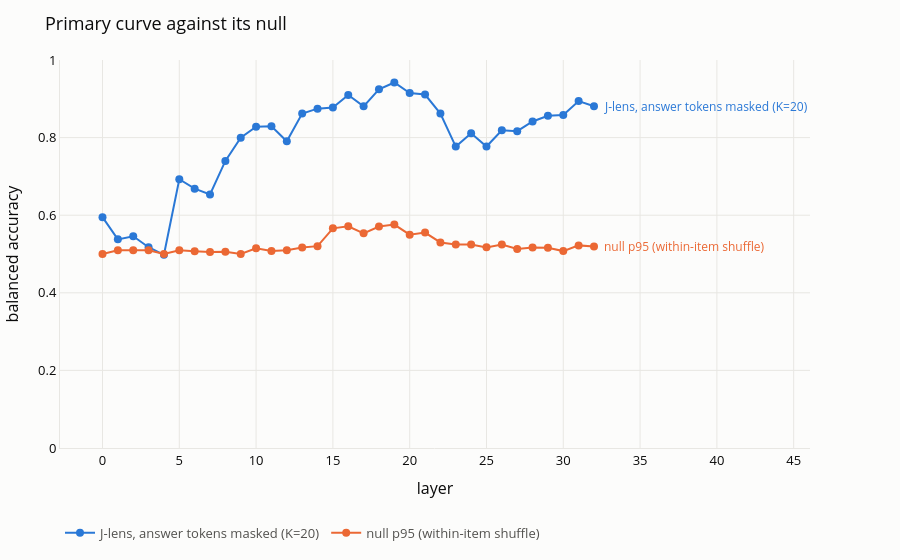

Here is the notebook cell this chart was saved with:
### Code cell
# --- 2c: the null, primary configuration only ------------------------------------
# Labels shuffled within each item's three rows: a lying item keeps one positive
# row, but which condition carries it is random. All NULL_N draws and all 50 folds
# of a layer are one batched fit, so this is seconds per layer on the GPU. NULL_LAYERS
# is a knob in case it is not; everything downstream looks the null up by layer.
import time

NULL_N = 200
NULL_LAYERS = list(LAYERS)
NULL, NULL_P95 = {}, {}
t0 = time.time()
for l in lens_readout._progress(NULL_LAYERS, desc="null (within-item shuffle)"):
    rng = np.random.default_rng(l)
    Ys = np.stack([Y] + [tokenfeat.shuffle_within_items(Y, STORE.item_ids, rng) for _ in range(NULL_N)])
    ids, lp = STORE.at("j", l)
    preds = tokenfeat.cv_predict_many(ids, lp, Ys, GROUPS, K_PRIMARY, BANNED, device=DEVICE)
    NULL[l] = np.array([tokenfeat.balanced_accuracy(p, y) for p, y in zip(preds[1:], Ys[1:])])
    NULL_P95[l] = float(np.percentile(NULL[l], 95))
    # Row 0 is the observed labelling: must reproduce 2b's number for this layer.
    obs = tokenfeat.balanced_accuracy(preds[0], Y)
    assert abs(obs - CV[("j", K_PRIMARY, True)]["balanced"][LAYERS.index(l)]) < 1e-6
print(f"{len(NULL_LAYERS)} layers x {NULL_N} draws in {time.time() - t0:.0f} s")

viz.series_line(
    NULL_LAYERS,
    {"J-lens, answer tokens masked (K=20)": [CV[("j", K_PRIMARY, True)]["balanced"][LAYERS.index(l)]
                                             for l in NULL_LAYERS],
     "null p95 (within-item shuffle)": [NULL_P95[l] for l in NULL_LAYERS]},
    y_range=(0, 1), title="Primary curve against its null",
    xaxis="layer", yaxis="balanced accuracy",
).show()
above = [l for l in NULL_LAYERS if CV[("j", K_PRIMARY, True)]["balanced"][LAYERS.index(l)] > NULL_P95[l]]
print(f"masked J-lens curve above null p95 at {len(above)}/{len(NULL_LAYERS)} layers tested: {above}")
print("Remember what this null cannot rule out: a classifier that only reads the lie\n"
      "instruction in the context clears it at balanced 0.90. See 2d.")

### Figure 1 — Plotly figure (JSON) as saved in the notebook; plotly's stock layout.template omitted (floating-point values rounded to 4 significant figures)
{"data": [{"hovertemplate": "J-lens, answer tokens masked (K=20)<br>layer %{x}<br>%{y:.3f}<extra></extra>", "line": {"color": "#2a78d6", "width": 2}, "marker": {"color": "#2a78d6", "size": 8}, "mode": "lines+markers", "name": "J-lens, answer tokens masked (K=20)", "type": "scatter", "x": [0, 1, 2, 3, 4, 5, 6, 7, 8, 9, 10, 11, 12, 13, 14, 15, 16, 17, 18, 19, 20, 21, 22, 23, 24, 25, 26, 27, 28, 29, 30, 31, 32], "y": [0.595, 0.5377, 0.5458, 0.5175, 0.498, 0.6927, 0.6684, 0.6536, 0.7399, 0.7998, 0.8281, 0.8295, 0.7904, 0.8618, 0.8746, 0.8773, 0.9097, 0.8807, 0.9245, 0.942, 0.9151, 0.911, 0.8618, 0.7769, 0.8113, 0.7769, 0.8187, 0.8167, 0.8416, 0.8564, 0.8585, 0.8942, 0.8807]}, {"hovertemplate": "null p95 (within-item shuffle)<br>layer %{x}<br>%{y:.3f}<extra></extra>", "line": {"color": "#eb6834", "width": 2}, "marker": {"color": "#eb6834", "size": 8}, "mode": "lines+markers", "name": "null p95 (within-item shuffle)", "type": "scatter", "x": [0, 1, 2, 3, 4, 5, 6, 7, 8, 9, 10, 11, 12, 13, 14, 15, 16, 17, 18, 19, 20, 21, 22, 23, 24, 25, 26, 27, 28, 29, 30, 31, 32], "y": [0.5, 0.5094, 0.5094, 0.5094, 0.5, 0.5094, 0.5074, 0.5055, 0.5055, 0.5, 0.5149, 0.5075, 0.5094, 0.5168, 0.5202, 0.5661, 0.5714, 0.5533, 0.5708, 0.5757, 0.5499, 0.5553, 0.5298, 0.5243, 0.5243, 0.5171, 0.5243, 0.5128, 0.5168, 0.5162, 0.5075, 0.5222, 0.5191]}], "layout": {"annotations": [{"font": {"color": "#2a78d6", "size": 12}, "showarrow": false, "text": "J-lens, answer tokens masked (K=20)", "x": 32, "xanchor": "left", "xshift": 8, "y": 0.8807}, {"font": {"color": "#eb6834", "size": 12}, "showarrow": false, "text": "null p95 (within-item shuffle)", "x": 32, "xanchor": "left", "xshift": 8, "y": 0.5191}], "font": {"color": "#0b0b0b", "size": 13}, "legend": {"font": {"color": "#52514e"}, "orientation": "h", "x": 0, "y": -0.18}, "margin": {"b": 50, "l": 60, "r": 90, "t": 60}, "paper_bgcolor": "#fcfcfb", "plot_bgcolor": "#fcfcfb", "title": {"text": "Primary curve against its null"}, "xaxis": {"gridcolor": "#e8e7e3", "linecolor": "#e8e7e3", "title": {"text": "layer"}, "zeroline": false}, "yaxis": {"gridcolor": "#e8e7e3", "linecolor": "#e8e7e3", "range": [0, 1], "title": {"text": "balanced accuracy"}, "zeroline": false}}}
